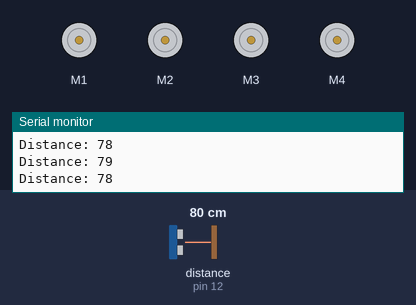
The sketch below on a simulated Arduino Uno, built with avr-gcc and run on an emulated ATmega328P. On the bench: 4 × DC motor (green arrow = forward, orange = backward, longer = faster), the last lines printed to the serial monitor. Wiring (inferred from the names in the program): ultrasonic range finder: trigger pin 13; echo pin 12. Inputs (shaded band) come from the test bench; at power-on: distance to the obstacle (sensor on pin 12) 80 cm. The echo pulse lasts 58.3 µs per cm; random numbers use the default seed unless the sketch sets one.

Above: at 1.2 s.
1.3 s: distance to the obstacle (sensor on pin 12) set to 33 cm
4.3 s: distance to the obstacle (sensor on pin 12) set to 27 cm
7.3 s: distance to the obstacle (sensor on pin 12) set to 4 cm
At 7.7 s:
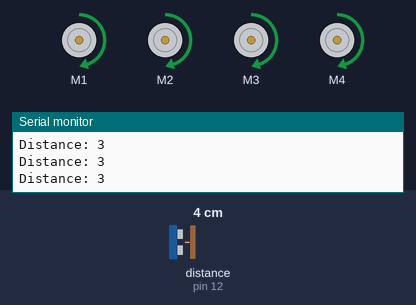
8.8 s: distance to the obstacle (sensor on pin 12) set to 9 cm
At 9.5 s:
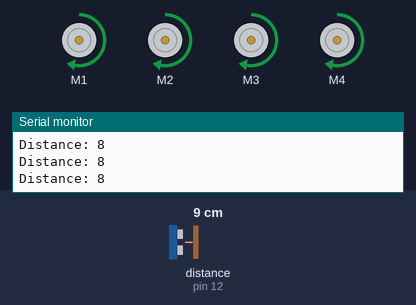
10.3 s: distance to the obstacle (sensor on pin 12) set to 18 cm
At 11.5 s:
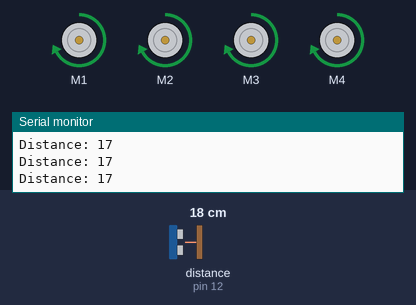
Timing chart, 0 to 12.8 s (numbered marks = the images above; inputs shaded):
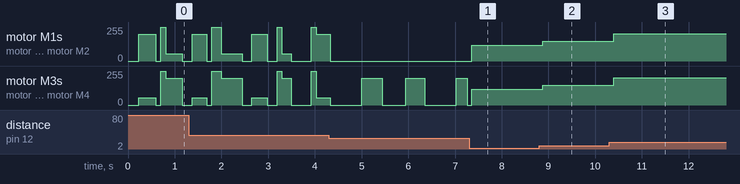

Measured:
- after the input at 7.3 s, motor M3, motor M4: stopped → forward 118/255 after 0.06 s
- after the input at 8.8 s, motor M1–4: forward 118/255 → forward 149/255 after 0.08 s
- after the input at 10.3 s, motor M1–4: forward 149/255 → forward 205/255 after 0.10 s

The sketch:

main.ino
```cpp
#include <AFMotor.h>

#define TRIG_PIN 13
#define ECHO_PIN 12

#define SONAR_FOLLOW_DISTANCE 25 // Distance at which the robot follows an object
#define MAX_SPEED 255            // Maximum motor speed
#define ACCELERATION_STEP 15     // Motor speed adjustment step for smoother acceleration
#define MIN_SPEED 100            // Minimum motor speed for proportional control
#define TURN_SPEED 200           // Speed for turning
#define TURN_DURATION_MIN 200    // Minimum duration for turning (in milliseconds)
#define TURN_DURATION_MAX 500    // Maximum duration for turning (in milliseconds)
#define PAUSE_DURATION_MIN 300   // Minimum pause duration before turning (in milliseconds)
#define PAUSE_DURATION_MAX 800   // Maximum pause duration before turning (in milliseconds)
#define OPEN_SPACE_SPEED 255     // Speed in open spaces
#define CLUTTERED_SPACE_SPEED 150 // Speed in cluttered areas

AF_DCMotor motor1(1); // Left-front motor
AF_DCMotor motor2(2); // Right-front motor
AF_DCMotor motor3(3); // Left-rear motor
AF_DCMotor motor4(4); // Right-rear motor

void setup() {
  Serial.begin(9600);
  pinMode(ECHO_PIN, INPUT);
  pinMode(TRIG_PIN, OUTPUT);
}

void loop() {
  long distance = measureDistance();
  Serial.print("Distance: ");
  Serial.println(distance);

  if (distance > 0 && distance < SONAR_FOLLOW_DISTANCE) {
    followObject(distance);
  } else if (distance >= SONAR_FOLLOW_DISTANCE && distance < 30) {
    dynamicObstacleAvoidance();
  } else {
    enhancedExploration();
  }

  delay(100); // Short delay to stabilize sensor readings
}

long measureDistance() {
  digitalWrite(TRIG_PIN, LOW);
  delayMicroseconds(5);
  digitalWrite(TRIG_PIN, HIGH);
  delayMicroseconds(20);
  digitalWrite(TRIG_PIN, LOW);

  long duration = pulseIn(ECHO_PIN, HIGH);
  return duration * 0.034 / 2; // Calculate distance in cm
}

void adjustMotorSpeed(int leftSpeed, int rightSpeed) {
  motor1.setSpeed(leftSpeed);
  motor2.setSpeed(leftSpeed);
  motor3.setSpeed(rightSpeed);
  motor4.setSpeed(rightSpeed);

  motor1.run(FORWARD);
  motor2.run(FORWARD);
  motor3.run(FORWARD);
  motor4.run(FORWARD);
}

void stopMotors() {
  motor1.run(RELEASE);
  motor2.run(RELEASE);
  motor3.run(RELEASE);
  motor4.run(RELEASE);
}

void followObject(long distance) {
  int adjustedSpeed = map(distance, 0, SONAR_FOLLOW_DISTANCE, MIN_SPEED, MAX_SPEED);
  adjustMotorSpeed(adjustedSpeed, adjustedSpeed);
}

void dynamicObstacleAvoidance() {
  stopMotors();
  delay(random(PAUSE_DURATION_MIN, PAUSE_DURATION_MAX)); // Randomized pause before turning
  bool turnLeft = random(2) == 0;
  adjustMotorSpeed(turnLeft ? 0 : TURN_SPEED, turnLeft ? TURN_SPEED : 0); // Turn
  delay(random(TURN_DURATION_MIN, TURN_DURATION_MAX)); // Randomized turning duration
  stopMotors(); // Stop after turning
}

void enhancedExploration() {
  int action = random(0, 10); // More diverse actions

  long currentDistance = measureDistance(); // Get current distance for speed adjustment

  switch(action) {
    case 0: // Move forward
      adjustMotorSpeed(determineSpeed(currentDistance), determineSpeed(currentDistance));
      break;
    case 1: // Move backward
      adjustMotorSpeed(-determineSpeed(currentDistance), -determineSpeed(currentDistance));
      break;
    case 2: // Turn left
      adjustMotorSpeed(-TURN_SPEED, TURN_SPEED);
      delay(random(TURN_DURATION_MIN, TURN_DURATION_MAX)); // Randomized turning duration
      stopMotors();
      break;
    case 3: // Turn right
      adjustMotorSpeed(TURN_SPEED, -TURN_SPEED);
      delay(random(TURN_DURATION_MIN, TURN_DURATION_MAX)); // Randomized turning duration
      stopMotors();
      break;
    case 4: // Random pause
      stopMotors();
      delay(random(PAUSE_DURATION_MIN, PAUSE_DURATION_MAX));
      break;
  }
}

// Function to determine speed based on environment complexity
int determineSpeed(long distance) {
  if (distance > SONAR_FOLLOW_DISTANCE) {
    return OPEN_SPACE_SPEED; // Higher speed in open spaces
  } else {
    return CLUTTERED_SPACE_SPEED; // Lower speed in cluttered areas
  }
}
```
